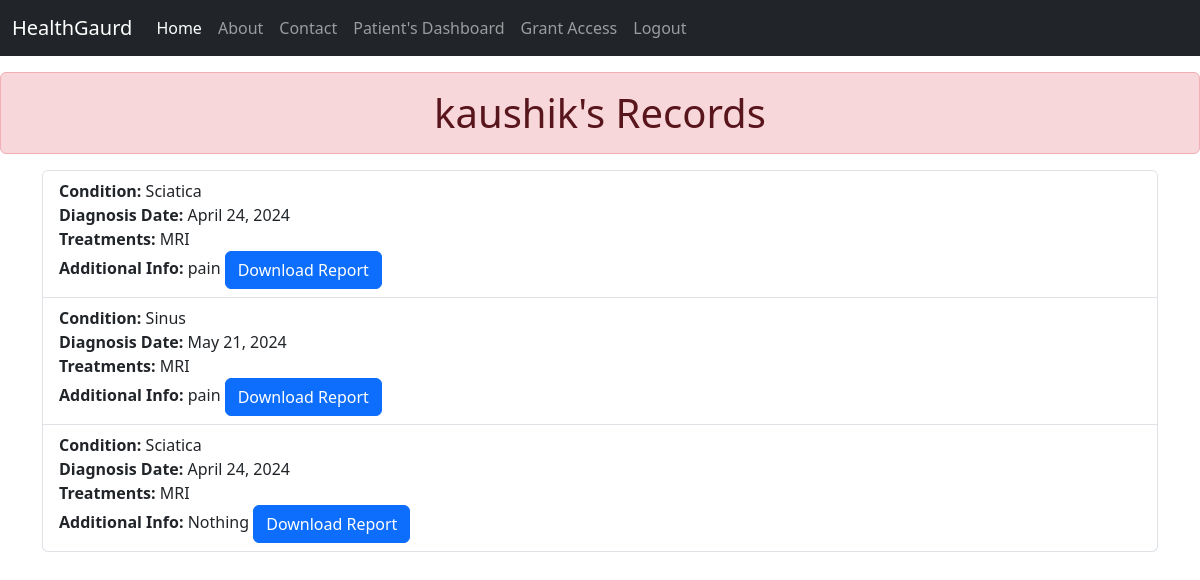
The app's page /show_report/kaushik/ (signed in) with its own data.
### myapp/models.py (models this page shows, shortened)
class MedicalData(models.Model):
    condition=models.CharField(max_length=100)
    date_of_diag=models.DateField(auto_now=False,auto_now_add=False)
    treatments=models.CharField(max_length=200)
    add_info=models.TextField()
    report=models.FileField(upload_to='doc',blank=True)
    patient=models.ForeignKey(Patient,on_delete=models.CASCADE)

### myapp/views.py (the view)
# urls.py: path('show_report/<str:username>/',views.show_report, name='show_report'),
def show_report(request, username):
    username=username
    records = MedicalData.objects.filter(patient__user__username=username)
    return render(request, 'myapp/data_show.html', {'records': records,'user':username})

### myapp/templatetags/myfilter.py (called while the page is built)
@register.filter
def is_in_group(user, group_name):
    return user.groups.filter(name=group_name).exists()

### myapp/templates/myapp/data_show.html
{% extends 'myapp/base.html' %}
{% block content %}
    <h1 class="alert alert-danger text-center mt-3">{{user}}'s Records</h1>
    {% if records %}
        <div class="container">
            <div class="row">
                <div class="col-md-12">
                    <ul class="list-group">
                        {% for record in records %}
                            <li class="list-group-item">
                                <strong>Condition:</strong> {{ record.condition }}<br>
                                <strong>Diagnosis Date:</strong> {{ record.date_of_diag }}<br>
                                <strong>Treatments:</strong> {{ record.treatments }}<br>
                                <strong>Additional Info:</strong> {{ record.add_info }}
                                {% if record.report %}
                                    <a href="{{ record.report.url }}" class="btn btn-primary">Download Report</a>
                                {% else %}
                                    <p>No medical report available.</p>
                                {% endif %}
                            </li>
                        {% endfor %}
                    </ul>
                </div>
            </div>
        </div>
    {% else %}
        <p>No medical records available for this patient.</p>
    {% endif %}
{% endblock %}

### records on screen
MedicalData: condition "Sciatica", date_of_diag "April 24, 2024", treatments "MRI", add_info "pain"
MedicalData: condition "Sinus", date_of_diag "May 21, 2024", treatments "MRI", add_info "pain"
MedicalData: condition "Sciatica", date_of_diag "April 24, 2024", treatments "MRI", add_info "Nothing"

### other values on screen
{{ user }} "kaushik"
